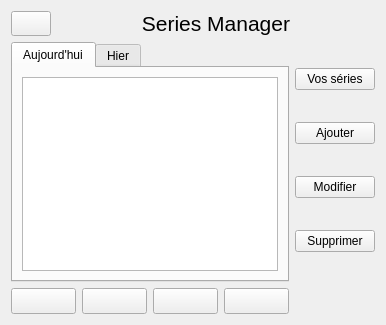
      <widget class="QWidget" name="pagePrincipale">
       <layout class="QGridLayout" name="gridLayout_3">
        <item row="0" column="0">
         <layout class="QVBoxLayout" name="pagePrincipaleVLayoutPrincipal">
          <item>
           <layout class="QHBoxLayout" name="pagePrincipalHLayoutTitre">
            <item>
             <widget class="QPushButton" name="pagePrincipaleBoutonActualiser">
              <property name="sizePolicy">
               <sizepolicy hsizetype="Fixed" vsizetype="Fixed">
                <horstretch>0</horstretch>
                <verstretch>0</verstretch>
               </sizepolicy>
              </property>
              <property name="maximumSize">
               <size>
                <width>40</width>
                <height>40</height>
               </size>
              </property>
              <property name="text">
               <string/>
              </property>
              <property name="icon">
               <iconset resource="ressource.qrc">
                <normaloff>:/images/actualiser.png</normaloff>:/images/actualiser.png</iconset>
              </property>
              <property name="iconSize">
               <size>
                <width>32</width>
                <height>32</height>
               </size>
              </property>
              <property name="autoRepeat">
               <bool>false</bool>
              </property>
              <property name="autoRepeatDelay">
               <number>300</number>
              </property>
              <property name="autoRepeatInterval">
               <number>100</number>
              </property>
             </widget>
            </item>
            <item>
             <widget class="QLabel" name="pagePrincipaleTitre">
              <property name="sizePolicy">
               <sizepolicy hsizetype="Preferred" vsizetype="Fixed">
                <horstretch>0</horstretch>
                <verstretch>0</verstretch>
               </sizepolicy>
              </property>
              <property name="text">
               <string>&lt;html&gt;&lt;head/&gt;&lt;body&gt;&lt;p align=&quot;center&quot;&gt;&lt;span style=&quot; font-size:16pt;&quot;&gt;Series Manager&lt;/span&gt;&lt;/p&gt;&lt;/body&gt;&lt;/html&gt;</string>
              </property>
              <property name="alignment">
               <set>Qt::AlignCenter</set>
              </property>
             </widget>
            </item>
           </layout>
          </item>
          <item>
           <layout class="QGridLayout" name="pagePrincipaleGridLayoutPrincipal">
            <item row="2" column="0">
             <layout class="QHBoxLayout" name="pagePrincipaleHLayoutBoutonInferieur">
              <item>
               <widget class="QPushButton" name="pagePrincipaleBoutonUrl">
                <property name="minimumSize">
                 <size>
                  <width>0</width>
                  <height>0</height>
                 </size>
                </property>
                <property name="maximumSize">
                 <size>
                  <width>16777215</width>
                  <height>50</height>
                 </size>
                </property>
                <property name="toolTip">
                 <string>Ouvre tous les liens t411</string>
                </property>
                <property name="styleSheet">
                 <string notr="true">font: 11pt &quot;MS Shell Dlg 2&quot;;</string>
                </property>
                <property name="text">
                 <string/>
                </property>
                <property name="icon">
                 <iconset resource="ressource.qrc">
                  <normaloff>:/images/t411.png</normaloff>:/images/t411.png</iconset>
                </property>
                <property name="iconSize">
                 <size>
                  <width>48</width>
                  <height>48</height>
                 </size>
                </property>
               </widget>
              </item>
              <item>
               <widget class="QPushButton" name="pagePrincipaleBoutonWiki">
                <property name="minimumSize">
                 <size>
                  <width>0</width>
                  <height>0</height>
                 </size>
                </property>
                <property name="maximumSize">
                 <size>
                  <width>16777215</width>
                  <height>50</height>
                 </size>
                </property>
                <property name="toolTip">
                 <string>Lien Wikipédia</string>
                </property>
                <property name="styleSheet">
                 <string notr="true">font: 11pt &quot;MS Shell Dlg 2&quot;;</string>
                </property>
                <property name="text">
                 <string/>
                </property>
                <property name="icon">
                 <iconset resource="ressource.qrc">
                  <normaloff>:/images/wiki.png</normaloff>:/images/wiki.png</iconset>
                </property>
                <property name="iconSize">
                 <size>
                  <width>32</width>
                  <height>32</height>
                 </size>
                </property>
               </widget>
              </item>
              <item>
               <widget class="QPushButton" name="pagePrincipaleBoutonDossierSerie">
                <property name="minimumSize">
                 <size>
                  <width>0</width>
                  <height>0</height>
                 </size>
                </property>
                <property name="maximumSize">
                 <size>
                  <width>16777215</width>
                  <height>50</height>
                 </size>
                </property>
                <property name="toolTip">
                 <string>Ouvre le dossier de téléchargement</string>
                </property>
                <property name="styleSheet">
                 <string notr="true">font: 11pt &quot;MS Shell Dlg 2&quot;;</string>
                </property>
                <property name="text">
                 <string/>
                </property>
                <property name="icon">
                 <iconset resource="ressource.qrc">
                  <normaloff>:/images/dossier.png</normaloff>:/images/dossier.png</iconset>
                </property>
                <property name="iconSize">
                 <size>
                  <width>32</width>
                  <height>32</height>
                 </size>
                </property>
               </widget>
              </item>
              <item>
               <widget class="QPushButton" name="pagePrincipaleBoutonDeplacerFichier">
                <property name="minimumSize">
                 <size>
                  <width>0</width>
                  <height>0</height>
                 </size>
                </property>
                <property name="maximumSize">
                 <size>
                  <width>16777215</width>
                  <height>50</height>
                 </size>
                </property>
                <property name="font">
                 <font>
                  <pointsize>11</pointsize>
                 </font>
                </property>
                <property name="toolTip">
                 <string>Déplace les fichiers téléchargés</string>
                </property>
                <property name="text">
                 <string/>
                </property>
                <property name="icon">
                 <iconset resource="ressource.qrc">
                  <normaloff>:/images/deplacement.png</normaloff>:/images/deplacement.png</iconset>
                </property>
                <property name="iconSize">
                 <size>
                  <width>32</width>
                  <height>32</height>
                 </size>
                </property>
               </widget>
              </item>
             </layout>
            </item>
            <item row="0" column="1">
             <layout class="QVBoxLayout" name="pagePrincipaleVLayoutBoutonLateral">
              <item>
               <widget class="QPushButton" name="pagePrincipaleBoutonVosSeries">
                <property name="toolTip">
                 <string>Affiche la liste de toutes les séries</string>
                </property>
                <property name="styleSheet">
                 <string notr="true">font: 11pt &quot;MS Shell Dlg 2&quot;;</string>
                </property>
                <property name="text">
                 <string>Vos séries</string>
                </property>
                <property name="icon">
                 <iconset resource="ressource.qrc">
                  <normaloff>:/images/pellicule.gif</normaloff>:/images/pellicule.gif</iconset>
                </property>
                <property name="iconSize">
                 <size>
                  <width>32</width>
                  <height>32</height>
                 </size>
                </property>
               </widget>
              </item>
              <item>
               <widget class="QPushButton" name="pagePrincipaleBoutonAjouter">
                <property name="toolTip">
                 <string>Permet d'ajouter une série</string>
                </property>
                <property name="styleSheet">
                 <string notr="true">font: 11pt &quot;MS Shell Dlg 2&quot;;</string>
                </property>
                <property name="text">
                 <string>Ajouter</string>
                </property>
                <property name="icon">
                 <iconset resource="ressource.qrc">
                  <normaloff>:/images/ajouter.png</normaloff>:/images/ajouter.png</iconset>
                </property>
                <property name="iconSize">
                 <size>
                  <width>32</width>
                  <height>32</height>
                 </size>
                </property>
               </widget>
              </item>
              <item>
               <widget class="QPushButton" name="pagePrincipaleBoutonModifier">
                <property name="toolTip">
                 <string>Permet de modifier une série</string>
                </property>
                <property name="styleSheet">
                 <string notr="true">font: 11pt &quot;MS Shell Dlg 2&quot;;</string>
                </property>
                <property name="text">
                 <string>Modifier</string>
                </property>
                <property name="icon">
                 <iconset resource="ressource.qrc">
                  <normaloff>:/images/modifier.png</normaloff>:/images/modifier.png</iconset>
                </property>
                <property name="iconSize">
                 <size>
                  <width>32</width>
                  <height>32</height>
                 </size>
                </property>
               </widget>
              </item>
              <item>
               <widget class="QPushButton" name="pagePrincipaleBoutonSupprimer">
                <property name="toolTip">
                 <string>Permet de supprimer une série</string>
                </property>
                <property name="styleSheet">
                 <string notr="true">font: 11pt &quot;MS Shell Dlg 2&quot;;</string>
                </property>
                <property name="text">
                 <string>Supprimer</string>
                </property>
                <property name="icon">
                 <iconset resource="ressource.qrc">
                  <normaloff>:/images/annuler.png</normaloff>:/images/annuler.png</iconset>
                </property>
                <property name="iconSize">
                 <size>
                  <width>32</width>
                  <height>32</height>
                 </size>
                </property>
               </widget>
              </item>
             </layout>
            </item>
            <item row="0" column="0">
             <widget class="QTabWidget" name="pagePrincipaleTabWidget">
              <property name="currentIndex">
               <number>0</number>
              </property>
              <widget class="QWidget" name="pagePrincipaleTabWidgetTabAuj">
               <attribute name="title">
                <string>Aujourd'hui</string>
               </attribute>
               <layout class="QGridLayout" name="gridLayout_10">
                <item row="0" column="0">
                 <widget class="QTableWidget" name="pagePrincipaleTableWidgetDisplay"/>
                </item>
               </layout>
              </widget>
              <widget class="QWidget" name="pagePrincipaleTabWidgetTabHier">
               <attribute name="title">
                <string>Hier</string>
               </attribute>
               <layout class="QGridLayout" name="gridLayout_2">
                <item row="0" column="0">
                 <widget class="QTableWidget" name="pagePrincipaleTableWidgetDisplay_2"/>
                </item>
               </layout>
              </widget>
             </widget>
            </item>
           </layout>
          </item>
         </layout>
        </item>
       </layout>
      </widget>
